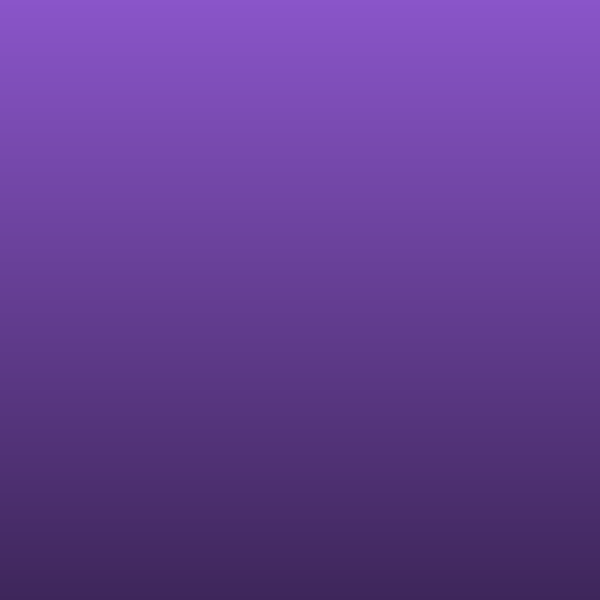
#> input picture testdata/cards/art/aureon.png, 600 x 600 px, given in place of vulpin.png, which was not available
$ python make_images.py
#> lines starting #> are read from the running program, lines starting #| are printed output that depends on the picture; pictures that were not available may be replaced by others from this repository, and a replacement may not be noted
#!/usr/bin/env python3
"""Renders the illustrations used by README.md and docs/ with the real tool.

Nothing here is drawn by hand: the cards come from `cardmaker build` with the
default theme and the sample data in testdata/showcase, then are composed into
sheets. When the theme or the samples change, run `make docs-images` (it also
refreshes docs/images/SOURCE_HASH, which a test checks).

Requirements: Python 3 with Pillow, a Chromium browser (see CARDMAKER_CHROME)
and DejaVu Sans (apt: fonts-dejavu-core) for the labels of the anatomy image.
"""
import os
import shutil
import subprocess
import sys
import tempfile

from PIL import Image, ImageDraw, ImageFont

ROOT = os.path.abspath(os.path.join(os.path.dirname(__file__), "..", "..", ".."))
OUT = os.path.join(ROOT, "docs", "images")
THEME = os.path.join(ROOT, "themes", "default")

CARD_W, CARD_H = 750, 1050  # theme size, scale 1
BG = (11, 16, 26)
GAP = 40
JPEG_QUALITY = 88

# Layout of the default theme in card pixels, used to crop the title band
# (name, divider and element icon) of standard cards.
BAND_TOP, BAND_BOTTOM = 700, 812

FONT_CANDIDATES = [
    "/usr/share/fonts/truetype/dejavu/DejaVuSans.ttf",
    "/usr/share/fonts/dejavu/DejaVuSans.ttf",
    "/Library/Fonts/DejaVuSans.ttf",
]


def build(cards_file, out_dir, scale=1):
    """Runs the real CLI for one sample set and returns the rendered cards dir."""
#> called with cards_file = 'cards.json', scale = 1
    subprocess.run(
        ["go", "run", "./cmd/cardmaker", "build",
         "-cards", os.path.join(ROOT, "testdata", "showcase", cards_file),
         "-theme", THEME, "-out", out_dir, "-scales", str(scale), "-formats", "png"],
        cwd=ROOT, check=True, stdout=subprocess.DEVNULL)
#> (this line was passed over: subprocess is not available in this run)
    return os.path.join(out_dir, "pt-BR")


def open_card(directory, card_id):
#> called with card_id = 'vulpin'
    return Image.open(os.path.join(directory, "cards", card_id + ".png")).convert("RGBA")
#> call 2 of open_card, with card_id = 'cervallis'
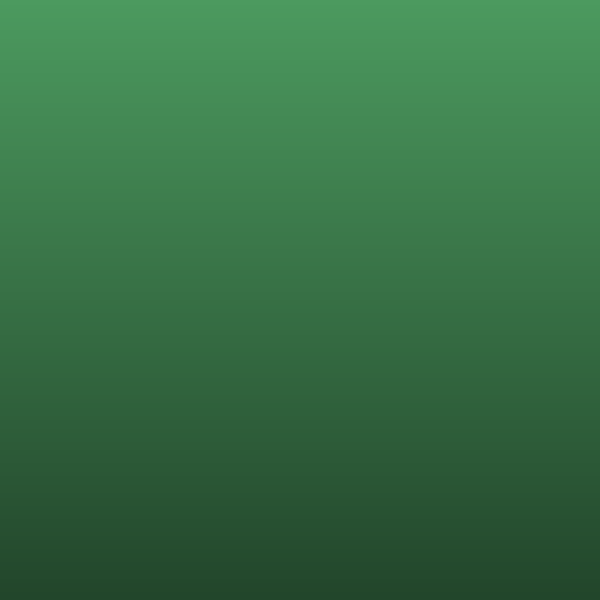
#> input picture testdata/cards/art/cervallis.png, 600 x 600 px, found by its file name
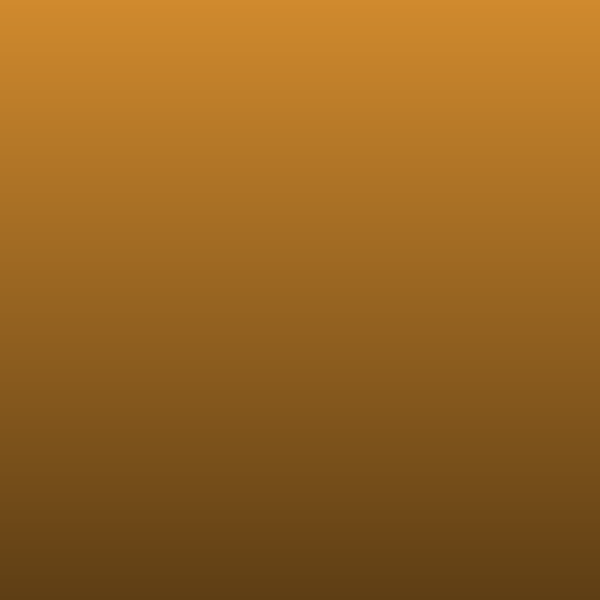
#> input picture testdata/cards/art/drakarion.png, 600 x 600 px, found by its file name


def sheet(width, height):
    return Image.new("RGBA", (width, height), BG + (255,))


def save_jpeg(image, name, max_width):
    image = image.convert("RGB")
    if image.width > max_width:
        image = image.resize((max_width, round(image.height * max_width / image.width)), Image.LANCZOS)
    path = os.path.join(OUT, name)
    image.save(path, quality=JPEG_QUALITY, optimize=True)
    print("  %-26s %5d x %-5d %4d KB" % (name, image.width, image.height, os.path.getsize(path) // 1024))


def row(images, columns):
    """Lays images out in rows of `columns`, centered, on the dark background."""
#> called with columns = 5
    rows = [images[i:i + columns] for i in range(0, len(images), columns)]
#> rows = 1 item
    width = columns * CARD_W + (columns + 1) * GAP
    canvas = sheet(width, sum(max(i.height for i in r) for r in rows) + (len(rows) + 1) * GAP)
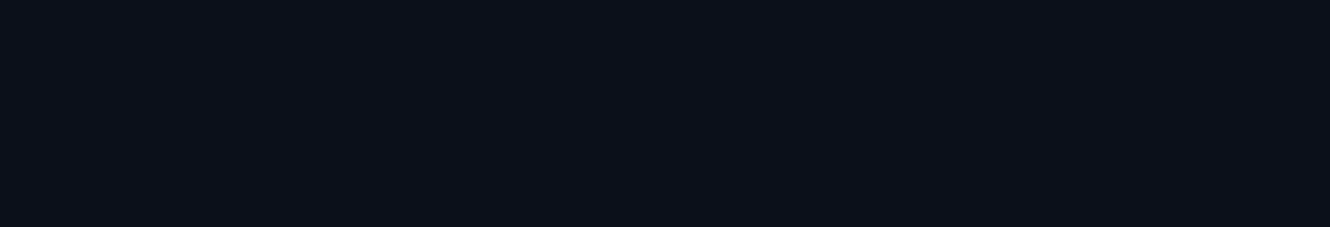
#> canvas: PIL image 3990x680 RGBA (shown at 1/3 size); mean R, G, B, A 11, 16, 26, 255
    y = GAP
    for r in rows:
        x = GAP + (columns - len(r)) * (CARD_W + GAP) // 2
        for image in r:
            canvas.alpha_composite(image, (x, y))
            x += CARD_W + GAP
        y += max(i.height for i in r) + GAP
#> this loop made 1 pass
#> y on pass 1: 680
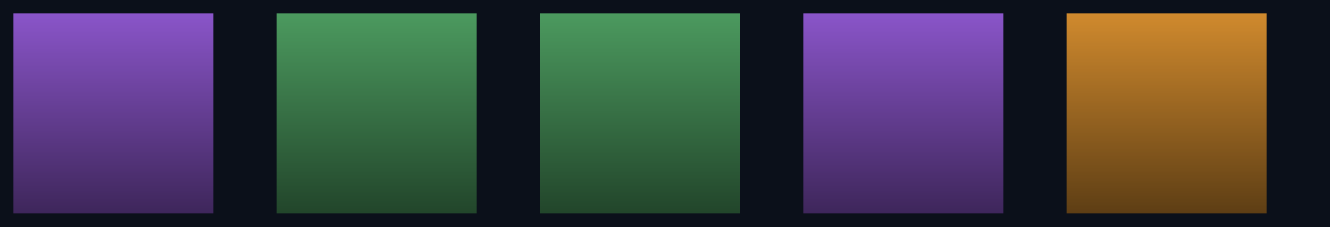
#> canvas: PIL image 3990x680 RGBA (shown at 1/3 size); mean R, G, B, A 64.8, 64.6, 70, 255
#> after the loop, y = 680
    return canvas


# [5 lines left out: function band, not called in this run]


def hero_rarities(tmp):
    directory = build("cards.json", tmp)
    ids = ["vulpin", "cervallis", "lunaris", "aureon", "drakarion"]
    save_jpeg(row([open_card(directory, i) for i in ids], 5), "raridades.jpg", 2400)
#|   raridades.jpg               2400 x 409     31 KB
    return directory


def fullart(tmp, standard_dir):
    full_dir = build("fullart.json", os.path.join(tmp, "fullart"))
    ids = ["vulpin", "cervallis", "lunaris", "aureon", "drakarion"]
    images = [open_card(standard_dir, i) for i in ids] + [open_card(full_dir, i + "-fullart") for i in ids]
    save_jpeg(row(images, 5), "fullart.jpg", 2400)


# [42 lines left out: functions elements, long_names, front_and_back, load_font, not called in this run]


# Numbered callouts of the anatomy image: (label, point on the card, side).
# The points are positions inside the default theme's 750x1050 canvas, chosen
# on empty spots next to the elements so lines never cross text; if the theme
# layout changes, move them (and look at the result).
CALLOUTS = [
    ("Ilustração", (190, 330), "left"),
    ("Moldura: cor e ornamentos\nvariam com a raridade", (24, 520), "left"),
    ("Nome (encolhe se for longo)", (60, 752), "left"),
    ("Descrição (até 3 linhas)", (60, 842), "left"),
    ("Número da coleção", (690, 98), "right"),
    ("Ícone do elemento", (668, 772), "right"),
    ("Gema da raridade", (375, 1030), "right"),
]


# [33 lines left out: function anatomy, not called in this run]


def main():
    os.makedirs(OUT, exist_ok=True)
    tmp = tempfile.mkdtemp(prefix="cardmaker-docimages-")
    try:
        print("rendering with the real cardmaker (default theme)...")
        standard = hero_rarities(tmp)
        fullart(tmp, standard)
        elements(tmp)
        long_names(tmp)
        front_and_back(standard)
        anatomy(standard)
    finally:
        shutil.rmtree(tmp, ignore_errors=True)


if __name__ == "__main__":
#> (the run stopped early here; a loop or call above may not have finished)
